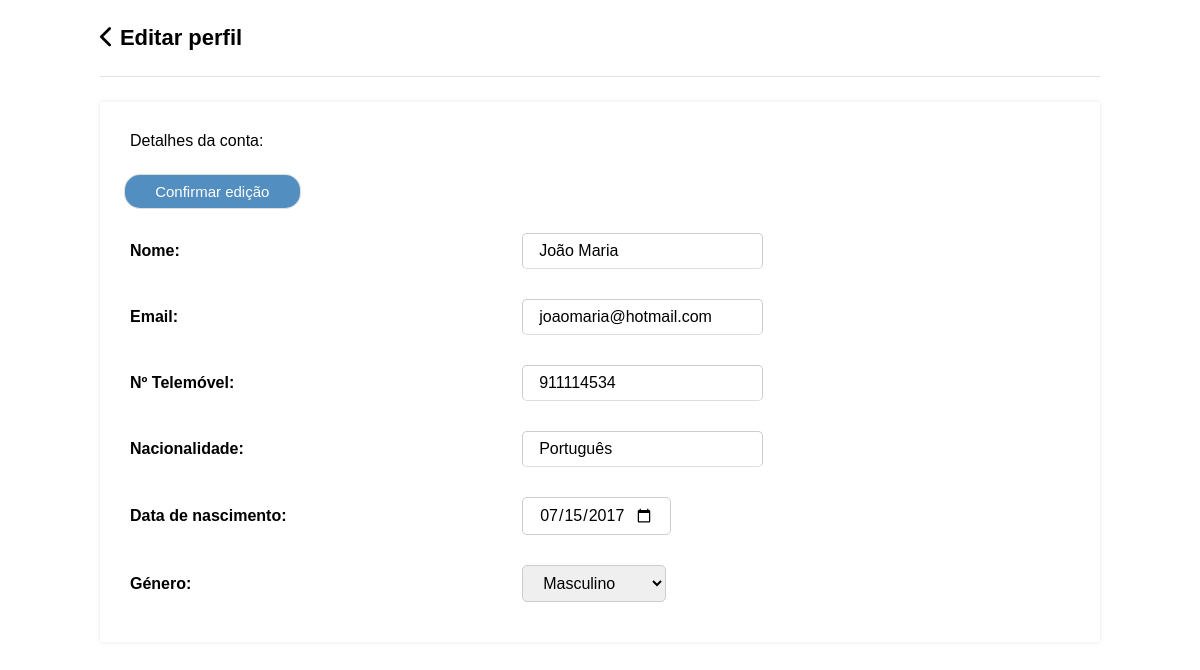
Screenshot of /client/account/edit-profile.php (signed in) with the database file from the repository.
### tables this page shows
CREATE TABLE IF NOT EXISTS `user` (
  `id` int(11) NOT NULL AUTO_INCREMENT,
  `name` varchar(255) DEFAULT NULL,
  `email` varchar(255) NOT NULL,
  `phone_number` varchar(50) DEFAULT NULL,
  `nacionality` varchar(50) DEFAULT NULL,
  `birthdate` date DEFAULT NULL,
  `creation_date` datetime DEFAULT current_timestamp(),
  `profile_image` varchar(100) DEFAULT NULL,
  `verified` int(1) DEFAULT NULL,
  `display_language` int(3) DEFAULT 1,
  `gender` int(1) DEFAULT NULL,
  `role` int(1) DEFAULT NULL,
  `password` varchar(40) DEFAULT NULL,
  PRIMARY KEY (`id`,`email`),
  UNIQUE KEY `email` (`email`),
  UNIQUE KEY `phone_number` (`phone_number`),
  KEY `FK_user_sex` (`gender`) USING BTREE,
  KEY `FK_user_role` (`role`),
  KEY `FK_user_language` (`display_language`),
  CONSTRAINT `FK_user_gender` FOREIGN KEY (`gender`) REFERENCES `gender` (`id`) ON DELETE NO ACTION ON UPDATE NO ACTION,
  CONSTRAINT `FK_user_language` FOREIGN KEY (`display_language`) REFERENCES `language` (`id`) ON DELETE NO ACTION ON UPDATE NO ACTION,
  CONSTRAINT `FK_user_role` FOREIGN KEY (`role`) REFERENCES `role` (`id`) ON DELETE NO ACTION ON UPDATE NO ACTION
);

### client/account/edit-profile.php (the view, shortened to what this page needs)
<?php
require('../../assets/scripts/db/connect.php');
$stmt = $conn->prepare('SELECT u.email, u.name, u.phone_number, u.nacionality, u.birthdate, u.creation_date, u.verified, g.description, r.name
                        FROM user u
                        JOIN role r ON u.role = r.id
                        JOIN gender g ON u.gender = g.id
                        WHERE u.id = ?');
$stmt->bind_param('i', $_SESSION['id']);
$stmt->execute();
$stmt->bind_result($email, $name, $phone, $nacionality, $birth, $creation, $verified, $gender, $role);
?>
<!DOCTYPE html>
<html>
<head>
    <link href="./styles.css" rel="stylesheet" type="text/css">
    <link rel="stylesheet" href="https://use.fontawesome.com/releases/v5.7.1/css/all.css">
    <link rel="stylesheet" href="https://stackpath.bootstrapcdn.com/font-awesome/4.7.0/css/font-awesome.min.css">
    <link rel="stylesheet" href="https://cdnjs.cloudflare.com/ajax/libs/font-awesome/6.2.0/css/all.min.css">
</head>
<body class="profile">
    <div class="content">
        <h2>
            <label for="return">
                <a href="./index.php"><i class="fas fa-chevron-left"></i></a>
            </label>
            Editar perfil
        </h2>
        <div>
            <form action="" method="POST" onsubmit="return confirmSubmit();">
                <div class="details-row">
                    <p>Detalhes da conta: </p>
                    <input type="submit" value="Confirmar edição">
                </div>
                <table>
                    <tr>
                        <td>Nome:</td>
                        <td><input class="bordered-input" type="text" value="<?= $name ?>" name="name" required></td>
                    </tr>
                    <tr>
                        <td>Email:</td>
                        <td><input class="bordered-input" type="email" value="<?= $email ?>" name="email" required></td>
                    </tr>
                    <tr>
                        <td>Nº Telemóvel:</td>
                        <td><input class="bordered-input" type="phone" value="<?= $phone ?>" name="phone" required></td>
                    </tr>
                    <tr>
                        <td>Nacionalidade:</td>
                        <td><input class="bordered-input" type="text" value="<?= $nacionality ?>" name="nacionality" required></td>
                    </tr>
                    <tr>
                        <td>Data de nascimento:</td>
                        <td><input type="date" max="<?= date("Y-m-d") ?>" value="<?= $birth ?>" name="birth" required></td>
                    </tr>
                    <tr>
                        <td>Género:</td>
                        <td>
                            <select name="gender"' name="gender"' required>
                                <?php
                                $showdesc = "SELECT * FROM gender ORDER BY id;";
                                if ($show = mysqli_query($conn, $showdesc)) {
                                    while ($row = mysqli_fetch_assoc($show)) {
                                        echo "<option value='" . $row['id'] . "'";
                                        if ($row['description'] === $gender) {
                                            echo " selected";
                                        }
                                        echo ">" . $row['description'] . "</option>";
                                    }
                                }
                                ?>
                            </select>
                        </td>
                    </tr>
                </table>
            </form>
        </div>
    </div>
</body>
</html>

### client/account/styles.css (style rules this page uses)
.content { width: 1000px; margin: 0 auto; }
.content h2 { margin: 0; padding: 25px 0; font-size: 22px; border-bottom: 1px solid #e0e0e3; color: var(--contrast-color); }
.content a { text-decoration: none; color: var(--contrast-color); }
.content > p, .content > div { box-shadow: 0 0 5px 0 rgba(0, 0, 0, 0.1); margin: 25px 0; padding: 25px; background-color: #fff; }
.content > p table td, .content > div table td { padding: 5px; }
.content > p table td:first-child, .content > div table td:first-child { font-weight: bold; color: var(--contrast-color); padding-right: 15px; }
.content > div p { padding: 5px; margin: 0 0 10px 0; }

### resources/css/styles.css (style rules this page uses)
html { scroll-behavior:smooth; }
* { margin: 0; padding: 0; font-family: 'Poppins', sans-serif; }
a { cursor: pointer; }
:root { --dark-background-color: #0f1316; --darkish-background-color: #151a1e; --medium-background-color: #666; --light-background-color: #efefef ; --gradient1: rgba(83, 142, 193, 1); --gradient2: rgba(96, 174, 247, 1); --contrast-color: linear-gradient(121deg, rgba(83, 142, 193, 1) 0%, rgba(96, 174, 247, 1) 100%);; --alt-contrast-color: rgba(83, 142, 193, 1); --alt-contrast-color-hover: rgba(79, 128, 170, 1); --dark-text-color: var(--dark-background-color); --medium-text-color: var(--medium-background-color); --lighter-text-reverse-color: var(--light-background-color); --light-text-reverse-color: #ddd; --border-color: #777; }

### tours/styles.css (style rules this page uses)
:root { --alt-contrast-color: rgba(83, 129, 172, 1); --checkout-light-text-color: #777; }
input, textarea, select { margin-block: 10px; padding: .5rem 1rem; border-radius: 0.3125rem; border: 1px solid #ccc; }
td { padding: 1rem 1rem .5rem; font-size: 16px; vertical-align: middle; height: auto; color: var(--checkout-light-text-color); font-weight: 300; }
table { border-collapse: collapse; width: 100%; }

### client/account/edit-profile.php (style rules this page uses)
input, select { border: none; outline: none; font-size: 16px; }
.bordered-input { border-bottom: 1px solid var(--light-text-reverse-color); }
input[type="submit"] { border-radius: 15px; background: var(--alt-contrast-color); width: 15%; text-align: center; padding: 0.5rem 1rem; box-shadow: 0 0 0 1px var(--light-text-reverse-color); border-radius: 15px; color: white; cursor: pointer; border: none; font-size: 15px; font-weight: 400; }

### rows the page displays
user: name "João Maria", email "joaomaria@hotmail.com", phone "911114534", nacionality "Português", birth "07/15/2017"

### other values shown
form field gender "Masculino"
